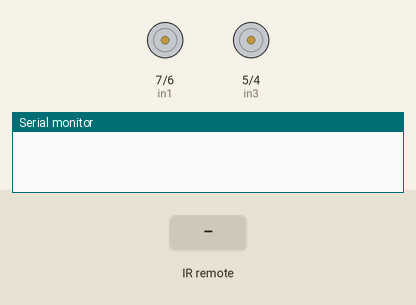
Recording of a sketch running on a simulated Arduino Uno, built with avr-gcc and run on an emulated ATmega328P. Parts: motor-driver pin pairs drawn as motors (green arrow = first pin HIGH = forward, orange = second pin HIGH = backward, longer = more drive, scaled by the enable pin), the last lines printed to the serial monitor. Inputs (shaded band) come from the test bench.

Above: at 1.2 s.
1.3 s: infrared code 0xFF18E7 received
At 1.8 s:
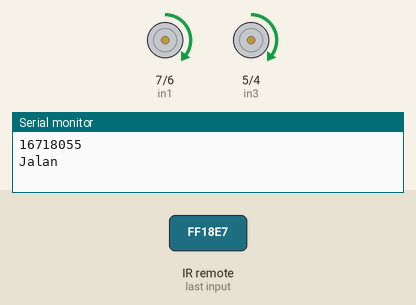
2.8 s: infrared code 0xFF4AB5 received
At 4.0 s:
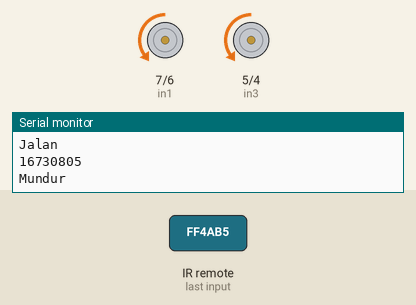
4.3 s: infrared code 0xFF10EF received
At 5.3 s:
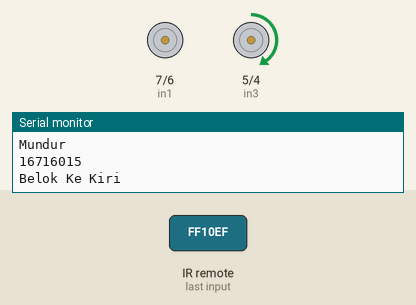
5.8 s: infrared code 0xFF5AA5 received
At 6.5 s:
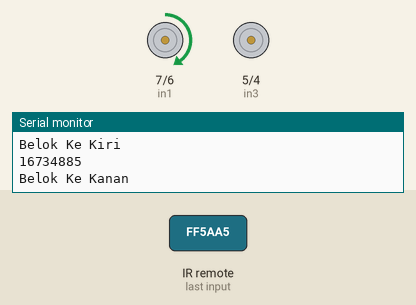
7.3 s: infrared code 0xFF9867 received
At 7.6 s:
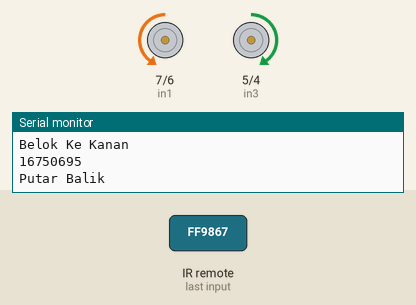
Timing chart, 0 to 9.8 s (numbered marks = the images above; inputs shaded):
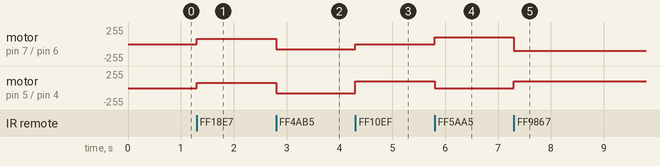

The sketch:

03_RC_Control_IR_Remote.ino
```cpp
// Projek Robot Car Control With IR Remote
// By mirzaam_
// With Module L298N

#include<IRremote.h>

//Make Variable From IR Remote
const int pinIR = 12;
IRrecv recv(pinIR);
decode_results hasil;


// Make Variable From Module L298N
const int ENA = 10, ENB = 9;
const int in1 = 7, in2 = 6, in3 = 5, in4 = 4;


void setup() {
  Serial.begin(9600);
  recv.enableIRIn();
  pinMode(ENA, OUTPUT);
  pinMode(ENB, OUTPUT);
  pinMode(in1, OUTPUT);
  pinMode(in2, OUTPUT);
  pinMode(in3, OUTPUT);
  pinMode(in4, OUTPUT);
}

void loop() {
  if(recv.decode(&hasil)){
    Serial.println(hasil.value);
    if(hasil.value==16718055){
     forward();
    }
    if(hasil.value==16730805){
     backward();
    }
    if(hasil.value==16716015){
     left();
    }
    if(hasil.value==16734885){
     right();
    }
    if(hasil.value==16726215){
     stop();
    }
    if(hasil.value==16750695){
     turn();
    }
    recv.resume();
  }
}


  //Maju
void forward() {
  Serial.println("Jalan");

  analogWrite(ENA, 80); // set right motors speed
  analogWrite(ENB, 80); // set left motors speed

  digitalWrite(in1, HIGH);
  digitalWrite(in2, LOW);
  digitalWrite(in3, HIGH);
  digitalWrite(in4, LOW);
}


  //Mundur
void backward() {
  Serial.println("Mundur");

  analogWrite(ENA, 80); // set right motors speed
  analogWrite(ENB, 80); // set left motors speed

  digitalWrite(in1, LOW);
  digitalWrite(in2, HIGH);
  digitalWrite(in3, LOW);
  digitalWrite(in4, HIGH);
}


  //Berhenti
void stop() {
  Serial.println("Berhenti");

  analogWrite(ENA, 0);
  analogWrite(ENB, 0);

  digitalWrite(in1, LOW);
  digitalWrite(in2, LOW);
  digitalWrite(in3, LOW);
  digitalWrite(in4, LOW);
}


  //Belok Ke Kanan
void right() {
  Serial.println("Belok Ke Kanan");

  analogWrite(ENA, 100);
  analogWrite(ENB, 100);

  digitalWrite(in1, HIGH);
  digitalWrite(in2, LOW);
  digitalWrite(in3, LOW);
  digitalWrite(in4, LOW);
}


  //Belok Ke Kiri
void left() {
  Serial.println("Belok Ke Kiri");

  analogWrite(ENA, 100);
  analogWrite(ENB, 100);

  digitalWrite(in1, LOW);
  digitalWrite(in2, LOW);
  digitalWrite(in3, HIGH);
  digitalWrite(in4, LOW);
}


  //Putar Balik
void turn() {
  Serial.println("Putar Balik");

  analogWrite(ENA, 100);
  analogWrite(ENB, 100);

  digitalWrite(in1, LOW);
  digitalWrite(in2, HIGH);
  digitalWrite(in3, HIGH);
  digitalWrite(in4, LOW);
}
```

Measured:
- after the input at 1.3 s, motor on pin 7 (in1) / pin 6 (in2), motor on pin 5 (in3) / pin 4 (in4): stopped → forward 80/255 at once
- after the input at 2.8 s, motor on pin 7 (in1) / pin 6 (in2), motor on pin 5 (in3) / pin 4 (in4): forward 80/255 → backward 80/255 at once
- after the input at 4.3 s, motor on pin 7 (in1) / pin 6 (in2): backward 80/255 → stopped at once; motor on pin 5 (in3) / pin 4 (in4): backward 80/255 → forward 100/255 at once
- after the input at 5.8 s, motor on pin 7 (in1) / pin 6 (in2): stopped → forward 100/255 at once; motor on pin 5 (in3) / pin 4 (in4): forward 100/255 → stopped at once
- after the input at 7.3 s, motor on pin 7 (in1) / pin 6 (in2): forward 100/255 → backward 100/255 at once; motor on pin 5 (in3) / pin 4 (in4): stopped → forward 100/255 at once
